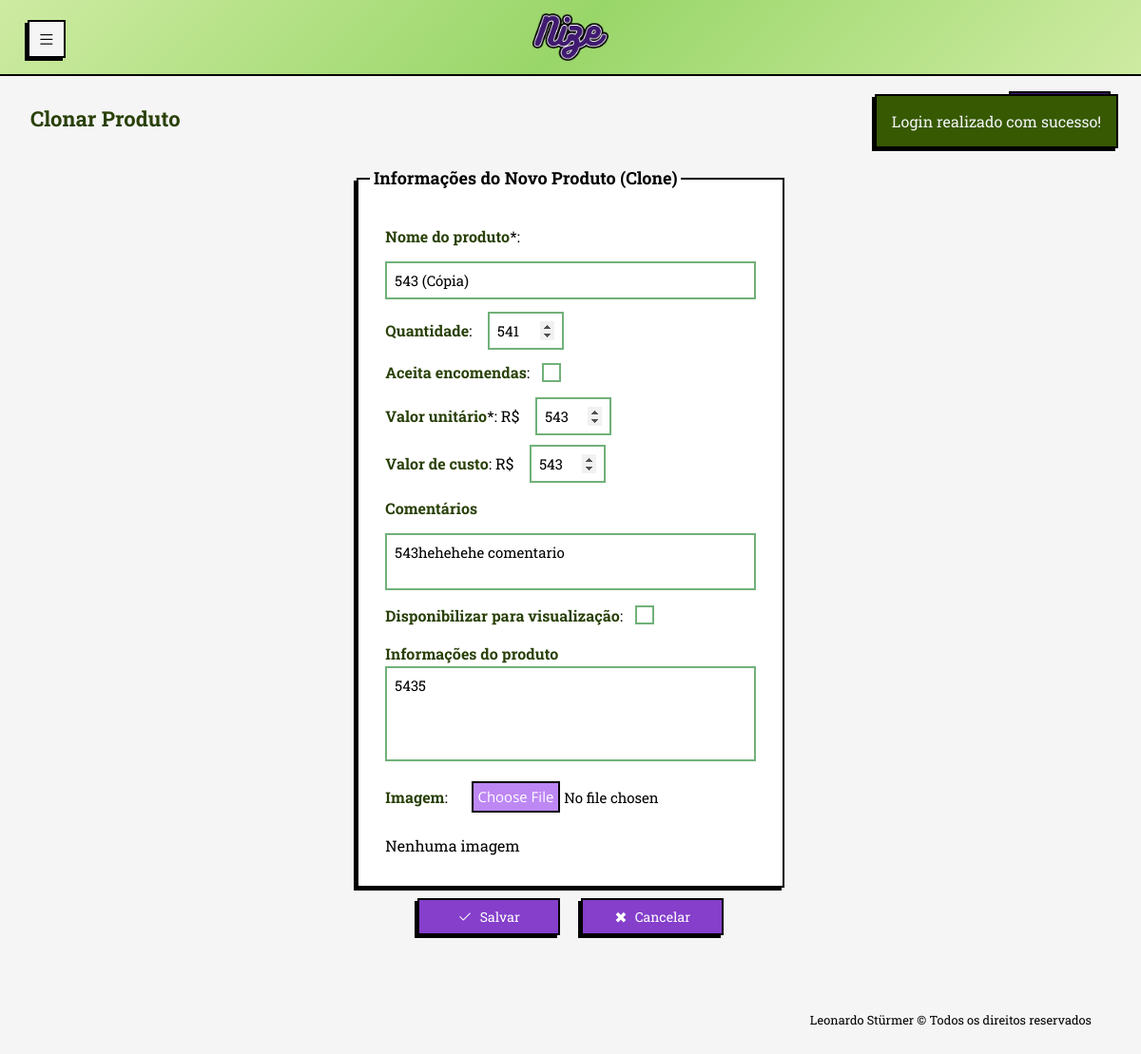
/php/view/produtos/clonar_produto.php?id=24 (signed in), run on the app's committed database.
### tables this page shows
CREATE TABLE produtos (
            id_produto INTEGER PRIMARY KEY AUTOINCREMENT NOT NULL,
            id_usuario INTEGER NOT NULL,
            nome TEXT NOT NULL,
            valor_unitario REAL NOT NULL,
            quantidade INTEGER NULL,
            imagem TEXT NULL,
            aceita_encomenda INTEGER NULL,
            descricao TEXT NULL,
            valor_custo REAL NULL,
            aceita_visualizacao INTEGER NULL,
            created_at TIMESTAMP NOT NULL DEFAULT CURRENT_TIMESTAMP, comentario,
            FOREIGN KEY (id_usuario) REFERENCES usuario (id_usuario)
    );

### php/persistence/conexaoBanco.class.php (called while the page is built, shortened)
<?php
class ConexaoBanco extends PDO {
    private static $instancia = null;
    public static function getInstancia() {
        if (!isset(self::$instancia)) {
            try {
                $caminhoBanco = __DIR__ . '/nize_database.db';
                $dsn = "sqlite:" . $caminhoBanco;
                self::$instancia = new ConexaoBanco($dsn, null, null);
                self::$instancia->setAttribute(PDO::ATTR_ERRMODE, PDO::ERRMODE_EXCEPTION);
                self::$instancia->setAttribute(PDO::ATTR_DEFAULT_FETCH_MODE, PDO::FETCH_ASSOC);
            } catch (PDOException $e) {
                $msg_erro = urlencode("Erro ao conectar com o banco SQLite: " . $e->getMessage());
                header("location:../view/general/erro.php?msg=" . $msg_erro);
                exit;
            }
        }
        return self::$instancia;
    }
}

### php/dao/produtodao.class.php (called while the page is built, shortened)
<?php
require_once __DIR__ . '/../persistence/conexaoBanco.class.php';
class ProdutoDAO{
    private $conexao;
    public function __construct() {
        $this-> conexao = ConexaoBanco::getInstancia();
    }
    public function buscarPorId($id){
        try {
            $sql = $this->conexao->prepare("SELECT * FROM produtos WHERE id_produto = :id");
            $sql->bindValue(":id", $id);
            $sql->execute();
            return $sql->fetch(PDO::FETCH_ASSOC);
        } catch (PDOException $e) {
            $_SESSION['msg'] = "<p class='error-msg'>Erro ao buscar ID: " . $e->getMessage() . "</p>";
        }
    }
}

### php/view/produtos/clonar_produto.php (the view, shortened to what this page needs)
<?php
require_once '../../dao/produtodao.class.php';
$id_produto = $_GET['id'] ?? null;
$produtoData = null;
if ($id_produto) {
  $produtoDAO = new ProdutoDAO();
  $produtoData = $produtoDAO->buscarPorId($id_produto);
}
?>
<!DOCTYPE html>
<html lang="pt-br">
<head>
  <link rel="stylesheet" href="../../../css/normalize.css">
  <link rel="stylesheet" href="../../../css/query.css">
  <link rel="stylesheet" href="../../../css/style.css">
  <link rel="stylesheet" href="../../../css/sidebar.css">
  <link rel="stylesheet" href="https://cdn.jsdelivr.net/npm/bootstrap-icons@1.13.1/font/bootstrap-icons.min.css">
</head>
<body>
  <header id="header-mobile">
    <div class="container-header">
      <a href="#" data-resize-btn-mobile class="btn-menu" title="Esconder/expandir menu">
        <i class="bi bi-list"></i>
      </a>
      <a href="../general/tela_inicial.php" class="link-logo-header" title="Tela inicial">
        <img src="../../../img/logo/nize_new.png" alt="Nize logotipo" id="logo-header">
      </a>
    </div>
  </header>
  <main class='conteudo-pagina'>
    <div class="internal-nav">
      <div class="internal-nav-links">
        <h1>Clonar Produto</h1>
        <a href="visualizacao_produtos.php" title="Tela de produtos"><span class="bi bi-arrow-left"></span>Voltar</a>
      </div>
    </div>
    <?php
    if (isset($_SESSION["msg"])) {
      echo "<div id='session-msg'>" . $_SESSION['msg'] .  "</div>";
    }
    ?>
    <form action="../../controller/produtoControle.php?op=cadastrar" method="post" enctype="multipart/form-data" class="form-cadastro-produto">
      <fieldset id="products-form">
        <legend>Informações do Novo Produto (Clone)</legend>
        <div class="inner-products-form">
          <label><strong>Nome do produto</strong>*: </label>
          <input type="text" id="nomeProduto" name="nomeProduto" class="input-produto" autocomplete="off" required value="<?php echo htmlspecialchars($produtoData['nome'] . ' (Cópia)'); ?>">
          <div class="div-inner-products">
            <label><strong>Quantidade</strong>:
              <input type="number"  step="1" min="0" onkeydown="return ['Backspace', 'Delete', 'ArrowLeft', 'ArrowRight'].includes(event.key) || !isNaN(Number(event.key))" id="quantidadeProduto" name="quantidadeProduto" class="input-produto" maxlength="3" autocomplete="off" value="<?php echo $produtoData['quantidade']; ?>">
            </label>
            <label class="checkbox-acc">
              <strong>Aceita encomendas</strong>:
              <input type="checkbox" id="aceitaEncomenda" name="aceitaEncomenda" class="input-produto" value='1' autocomplete="off" <?php echo $produtoData['aceita_encomenda'] == 1 ? 'checked' : ''; ?>>
            </label>
          </div>
          <div class="div-inner-products">
            <label><strong>Valor unitário</strong>*: R$
              <input type="number" min="0" id="valorUnitario" name="valorUnitario" step="0.10" class="input-produto" autocomplete="off" required value="<?php echo $produtoData['valor_unitario']; ?>">
            </label>
            <label><strong>Valor de custo</strong>: R$
              <input type="number" min="0" id="valorCusto" name="valorCusto" step="0.10" class="input-produto" autocomplete="off" value="<?php echo $produtoData['valor_custo']; ?>">
            </label>
          </div>
          <label class="comentario-produtos" for="comentarioProduto">
            <strong>Comentários</strong>
          </label>
          <textarea name="comentarioProduto" id="comentarioProduto" placeholder="Adicione comentarios pessoais sobre o produto" class="input-produto" autocomplete="off"><?php echo htmlspecialchars($produtoData['comentario']); ?></textarea>
          <label class="checkbox-acc" for="">
            <strong>Disponibilizar para visualização</strong>:
            <input type="checkbox" id="aceitaVisualizacao" name="aceitaVisualizacao" class="input-produto" value="1" autocomplete="off" <?php echo $produtoData['aceita_visualizacao'] == 1 ? 'checked' : ''; ?>>
          </label>
          <label class="descricao-produtos" for="descricaoProduto">
            <strong>Informações do produto</strong>
            <textarea name="descricaoProduto" id="descricaoProduto" class="input-produto" autocomplete="off"><?php echo htmlspecialchars($produtoData['descricao']); ?></textarea>
          </label>
          <label><strong>Imagem</strong>:
            <input type="file" name="imagemProduto" id="imagemProduto" class="input-produto" accept=".png, .jpg" autocomplete="off">
          </label>
          <?php if (!empty($produtoData['imagem'])): ?>
            <?php echo "<img src='../../persistence/uploads/" . htmlspecialchars($produtoData['imagem']) . "' alt='imagem do produto' class='img-produtos img-alt-produto'>" ?>
            <span class="span-alt-img">(Será mantida se não enviar outra)</span>
          <?php else: ?>
            <span>Nenhuma imagem</span>
          <?php endif; ?>
        </div>
      </fieldset>
      <div id="form-products-buttons">
        <button type="submit"><span class="bi bi-check2"></span>Salvar</button>
        <button formaction="./visualizacao_produtos.php"><span class="bi">✖</span>Cancelar</button>
      </div>
    </form>
    <footer>Leonardo Stürmer &copy; Todos os direitos reservados</footer>
  </main>
</body>
</html>

### css/query.css (style rules this page uses)
@media screen and (max-width: 1280px) { main { margin-top: 1.5em; margin-left: 1em; } }
@media screen and (max-width: 1280px) { main.conteudo-pagina { margin: 3em 0; padding: 2em 2em; } }
@media screen and (max-width: 1280px) { .success-msg, .error-msg { color: whitesmoke; border: 2px solid black; box-shadow: var(--box-shadow); font-size: 16px; position: absolute; top: 3.2em; right: 1.5em; width: fit-content; max-width: 300px; padding: 0.8em 1rem; z-index: 99999; } }
@media screen and (max-width: 1280px) { h1 { font-size: 22px; } }
@media screen and (max-width: 1280px) { .btn-menu { position: fixed; left: 1em; top: 0.5em; } }
div.div-inner-products { flex-direction: column; }
#form-products-buttons > button { padding: 0.5em 0.5em; font-size: 14px; width: 30%; }

### css/style.css (style rules this page uses)
.internal-nav { display: inline-block; margin-bottom: 2em 0; gap: 20px; }
.internal-nav-links h1 { padding: 0; color: var(--darkGreen); text-align: left; }
.internal-nav-links { padding: 0; margin: 0; display: flex; justify-content: space-between; align-items: center; }
.internal-nav-links > a { text-decoration: none; border: var(--border); box-shadow: var(--box-shadow); background-color: var(--darkerPurple); padding: 0.8em; color: white; width: fit-content; text-align: center; margin: 1em 0; }
.form-cadastro-produto { display: block; flex-direction: column; align-self: center; }
#form-products-buttons { display: flex; justify-content: center; }
#form-products-buttons span.bi { display: flex; justify-content: center; margin-left: 0px; }
#form-products-buttons > button, #form-products-buttons > a { width: 150px; padding: 0.5em; display: flex; justify-content: center; align-items: center; }
#products-form { border: var(--border); box-shadow: var(--box-shadow); background-color: white; padding: 0.8em; display: flex; justify-content: center; margin: 0 auto; width: 100%; }
#products-form > legend { font-size: 18px; padding: 0.2em; color: black; font-weight: bolder; }
.inner-products-form { display: flex; justify-content: center; flex-direction: column; gap: 0.8rem; font-size: 16px; padding: 1rem; text-align: left; width: 100%; }
.inner-products-form > input[type="text"], .inner-products-form > input[type="file"], .inner-products-form > textarea { margin-left: 0; width: 100%; }
.inner-products-form input[type="number"] { width: 5rem; }
.div-inner-products { display: flex; flex-direction: row; justify-content: space-between; gap: 10px; }
#nomeProduto.input-produto, #nomeProduto.alt-nome-produto { width: 100%; }
.inner-products-form strong { color: var(--darkGreen); font-weight: 700; }
.input-produto { background-color: white; font-size: 15px; margin-left: 0.8rem; padding: 0.5rem; }
#descricaoProduto.input-produto { width: 100%; height: 100px; }
.checkbox-acc { display: flex; align-items: center; }
.descricao-produtos { display: flex; align-items: start; flex-direction: column; }
.descricao-produtos > textarea { height: 10rem; margin: 0; }

### css/sidebar.css (style rules this page uses)
* { margin: 0; padding: 0; box-sizing: border-box; }
body { --sb-width: 8rem; font-family: system-ui, sans-serif; font-size: 16px; line-height: 1.7; }
header { visibility: hidden; width: 0em; }
#logo-header { width: 80px; margin: 0em auto; transition: width 0.4s ease-in-out, transform 0.8s ease-in-out, opacity 0.4s ease-in-out; transform: rotate(0deg); }
.link-logo-header, .link-logo-header:hover { background-color: transparent; border: none; box-shadow: none; align-content: center; }
.container-header { background: linear-gradient(134deg,rgba(206, 235, 162, 1) 0%, rgba(153, 214, 105, 1) 50%, rgba(206, 235, 162, 1) 100%); border-bottom: var(--border); display: flex; flex-direction: row; justify-content: center; width: 100%; transition: border 0.3s ease-in-out; }
#header-mobile .btn-menu i { margin-top: -5px; padding: 0; font-size: 1.2em; }
.btn-menu { background-color: whitesmoke; color: black; padding: 0.5em; width: 2.5em; height: 2.5em; display: flex; flex-direction: column; align-content: center; justify-content: space-between; }
main { transition: margin-left 0.4s ease-in-out; }
@media (min-width: 0px) { main { margin-left: var(--sb-width); } }
@media screen and (max-width: 1280px) { header { visibility: visible; position: fixed; top: 0; z-index: 9999; display: flex; flex-direction: row; width: 100dvw; height: 5em; } }

### data on the page
produtos: nomeProduto "543 (Cópia)", quantidadeProduto "541", valorUnitario "543", valorCusto "543", comentarioProduto "543hehehehe comentario", descricaoProduto "5435"

### other printed values
$_SESSION['msg'] "Login realizado com sucesso!"
